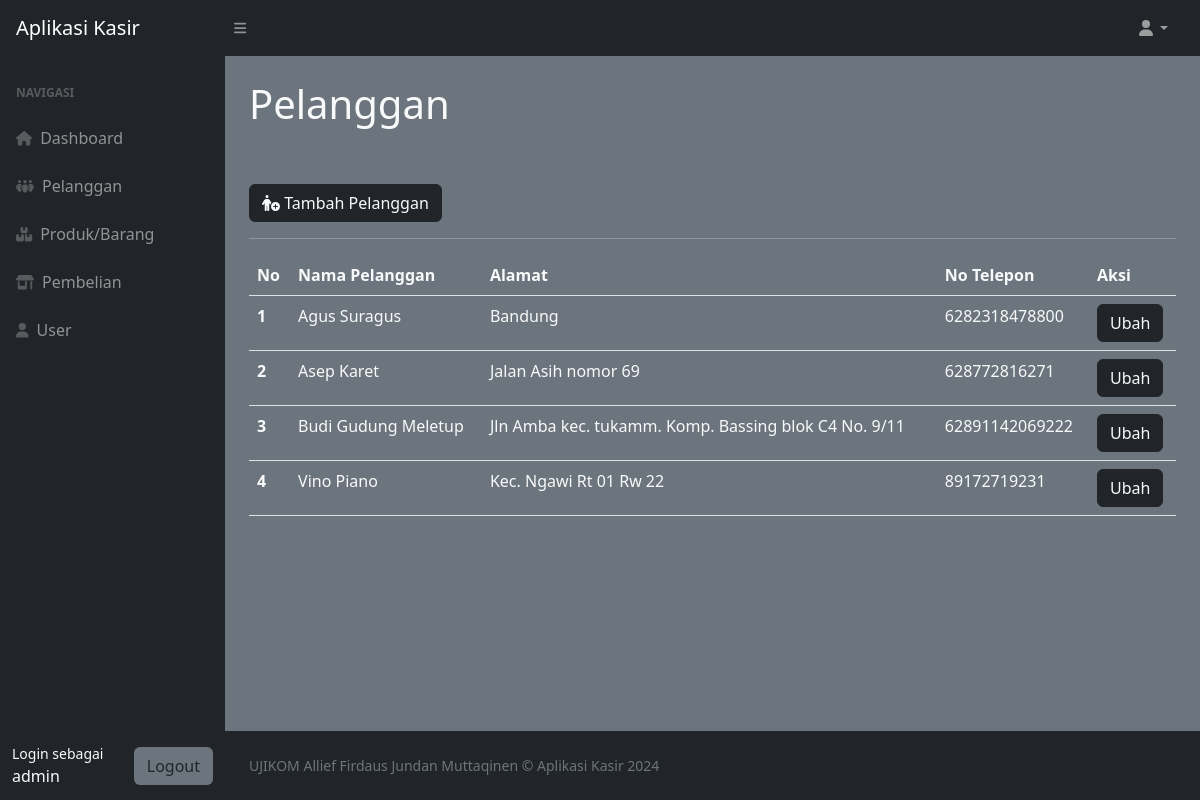
Page /index.php?page=pelanggan (signed in) on the committed database.
### tables this page shows
CREATE TABLE `pelanggan` (
  `id_pelanggan` int(11) NOT NULL,
  `nama_pelanggan` varchar(255) DEFAULT NULL,
  `alamat` text DEFAULT NULL,
  `no_telepon` varchar(15) DEFAULT NULL
);

### pelanggan.php (the view)
<div class="container-fluid px-4 text-light">
    <h1 class="mt-4">Pelanggan</h1>
    <br>
    <br>
    <a href="?page=pelanggan_tambah" class="btn btn-dark text-light"><i class="fa-solid fa-person-circle-plus"></i>
        Tambah Pelanggan</a>
    <hr>
    <table class="table text-light">
        <thead>
            <tr>
                <th>No</th>
                <th>Nama Pelanggan</th>
                <th>Alamat</th>
                <th>No Telepon</th>
                <th>Aksi</th>
            </tr>
        </thead>
        <tbody>
            <?php
            $nomor = 1;
            $query = mysqli_query($koneksi, "SELECT * FROM pelanggan");
            while ($data = mysqli_fetch_array($query)) {
                ?>
                <tr>
                    <th scope="row"><?php echo $nomor++; ?></th>
                    <td><?php echo $data['nama_pelanggan']; ?></td>
                    <td><?php echo $data['alamat']; ?></td>
                    <td><?php echo $data['no_telepon']; ?></td>
                    <td>
                        <a href="?page=pelanggan_ubah&&id=<?php echo $data['id_pelanggan']; ?>"
                            class="btn btn-dark text-light">Ubah</a>
                    </td>
                </tr>
                <?php
            }
            ?>
        </tbody>
    </table>
</div>

### rows in the picture
pelanggan: nama_pelanggan "Agus Suragus", alamat "Bandung", no_telepon "6282318478800"
pelanggan: nama_pelanggan "Asep Karet", alamat "Jalan Asih nomor 69", no_telepon "628772816271"
pelanggan: nama_pelanggan "Budi Gudung Meletup", alamat "Jln Amba kec. tukamm. Komp. Bassing blok C4 No. 9/11", no_telepon "62891142069222"
pelanggan: nama_pelanggan "Vino Piano", alamat "Kec. Ngawi Rt 01 Rw 22", no_telepon "89172719231"

### other values in the picture
$_SESSION['user']['nama'] "admin"
